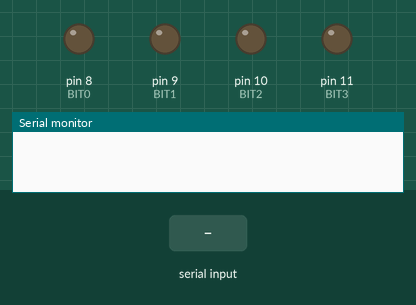
A sketch run on a simulated Arduino Uno, built with avr-gcc and run on an emulated ATmega328P. Shown: output pins drawn as LEDs (lit = HIGH), the last lines printed to the serial monitor. Inputs (shaded band) come from the test bench. Pins used as bus, display or sensor lines are not drawn.

Above: at 1.2 s.
1.3 s: "0" received over Serial
At 1.53 s:
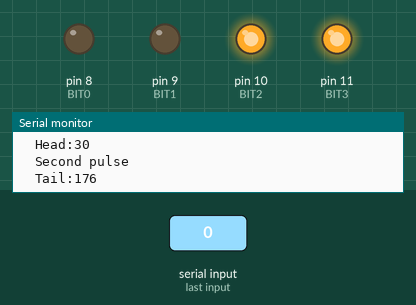
3.2 s: byte 97 ('a') received over Serial
At 4.8 s:
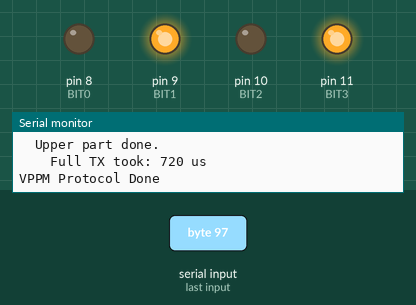
5.1 s: byte 98 ('b') received over Serial
At 6.2 s:
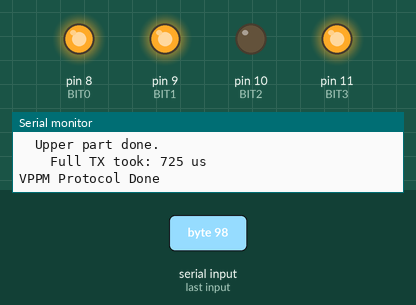
7.0 s: byte 100 ('d') received over Serial
At 8.6 s:
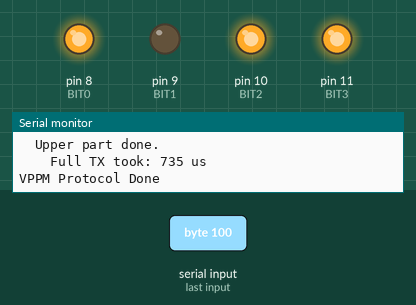
8.9 s: byte 101 ('e') received over Serial
At 10.3 s:
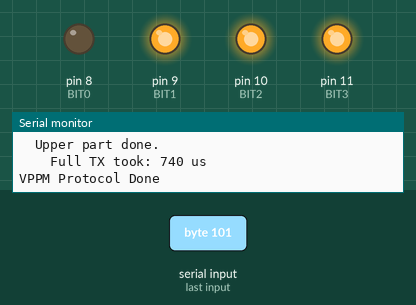
10.8 s: byte 102 ('f') received over Serial
At 11.8 s:
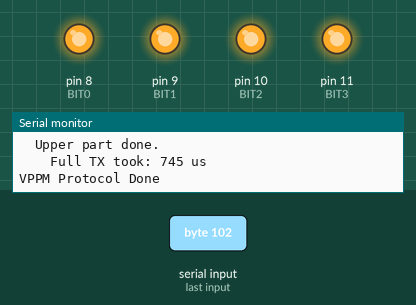
Timing chart, 0 to 13.7 s (numbered marks = the images above; inputs shaded):
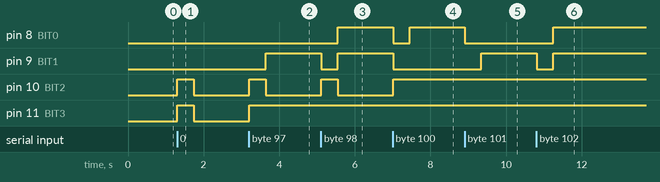

The sketch:

tx.ino
```cpp
// VPPM PARAMETERS
#define ON_TIME 5 // 50ms
#define CD_TIME 10 // (ON_TIME << 1)
#define HEAD_BUFFER 10 // (ON_TIME << 1)
#define TAIL_BUFFER 10 //(ON_TIME << 1)
#define M (8) // 2^8, 8-bits
#define N 0xFF

// PHYSICAL PINOUT
#define BIT3 11
#define BIT2 10
#define BIT1 9
#define BIT0 8
#define TX_PIN 12
#define RX_PIN 7                    // pin 13 is Serial TX for Arduino Uno

// DEVICE INFORMATION
#define MASTER 0
#define DEV1 1
#define DEV2 2
#define SELF_ID MASTER              // ID NUMBER OF THE CURRENT DEVICE

// INSTRUCTION SET
typedef unsigned short INSTRUCTION;
#define DT_MASK 0xFF00
#define RS_MASK 0x00C0
#define RD_MASK 0x0030
#define OP_MASK 0x000E
#define OP_SHFT 1
#define RD_SHFT 4
#define RS_SHFT 6
#define DT_SHFT 8

#define opINV 0b000                 // do not use
#define opREAD 0b001                // reg read         --> [REG number]  [SELF ID] [DEV ID]    [001]
#define opACK 0b010                 // SEND ACK         --> [-0-]         [SELF ID] [MASTER ID] [010]
#define opACK_RELAY 0b011           // ACK is relayed   --> [#ID FROM]    [SELF ID] [MASTER ID] [011]
#define opLED_OFF 0b100             // LED OFF          --> [#LED NUMBER] [SELF ID] [DEV ID]    [100]
#define opCUSTOM 0b101              // Custom
#define opLED_ON 0b110              // LED ON           --> [#LED NUMBER] [SELF ID] [DEV ID]    [110]
#define opCHAR 0b111                // send "character" --> [ASCII CODE]  [SELF ID] [DEV ID]    [111]

// Instruction is divided into two parts
#define I0_MASK 0x00FF              // Mask for lower bits
#define I1_MASK 0xFF00              // Mask for higher bits
#define I_SHIFT 8                   // Shift value for higher bits

/*
// TODO: Finish ISA first then do this.
// Interrupts Control
#include <TimerTwo.h>
volatile bool TIMEOUT = false;
volatile bool ACK = false;
*/

// Timers and Registers
#include <Chrono.h>
Chrono timeReg, VPPM_TIME_REG;
int headStart, headEnd, posEdge, negEdge, tailTime = 0;     // timeReg
int protocolStart, lowerInstEnd, upperInstEnd = 0;          // VPPM_TIME_REG
char incomingByte = 0;                                      // Serial Read Char Buffer


// Print Some Information about the current configuration
void printConfig(void){
  Serial.println("");
  Serial.println("Config:");
  Serial.print("M: "); Serial.println(M);
  Serial.print("N: "); Serial.println(N);
  Serial.print("ON TIME: "); Serial.println(ON_TIME);
  Serial.print("CD TIME: "); Serial.println(CD_TIME);
  Serial.print("Max VPPM Time:");
  Serial.println(N * ON_TIME);
}


/* ACK HANDLER AFTER FINISHING ISA PART

// Interrupt Service Routine for RX
void RX_ISR(){
  // Check if RX received ACK.

  // TODO: Re-implement RX but only checking ACK signals
}


// After X amount of time, if !ACK --> TIMEOUT
void TIMEOUT_ISR() {
  TIMEOUT = true;
}
*/

void setup() {

  // Set Serial Monitor
  Serial.begin(9600);

  // Reset Device LEDs
  pinMode(BIT3, OUTPUT);
  pinMode(BIT2, OUTPUT);
  pinMode(BIT1, OUTPUT);
  pinMode(BIT0, OUTPUT);

  // Set and initialize TX and RX Pins
  pinMode(TX_PIN, OUTPUT); digitalWrite(TX_PIN, LOW); // PIN 12
  pinMode(RX_PIN, INPUT);                             // PIN 7


  // TODO: After ISA is done, do ACK handling using HW and Timer Interrupts

/*
  // Attach the (hardware) interrupt to the RX pin
  attachInterrupt(digitalPinToInterrupt(RX_PIN), RX_ISR, CHANGE);
  Timer2.attachInterrupt(TIMEOUT_ISR);
  Timer2.initialize(1000000); // Set to interrupt after 1 second

  // Disable Interrupts for now
  noInterrupts();
 */

}

// Encodes the DT, RS, RD, and OP into an instruction. [return: 16-bits]
INSTRUCTION TX_Encode (byte data, byte source, byte destination, byte opcode){
    INSTRUCTION t_data = data << DT_SHFT;
    INSTRUCTION t_source = source << RS_SHFT;
    INSTRUCTION t_destination = destination << RD_SHFT;
    INSTRUCTION t_opcode = opcode << OP_SHFT;
    return (t_data | t_source | t_destination | t_opcode); // Return the encoded instruction in 16-bits
}


// TODO: be able to handle two 8-bit split of the full 16-bit instruction...
// Decodes the instruction received from TX, returns values of RD, RS, DT, and OP.
void RX_Decode(INSTRUCTION instruction, byte *RD, byte *RS, byte *DT, byte *OP){

    // Extract Values
    unsigned data = (instruction & DT_MASK) >> DT_SHFT;
    unsigned source = (instruction & RS_MASK) >> RS_SHFT;
    unsigned destination = (instruction & RD_MASK) >> RD_SHFT;
    unsigned opcode = (instruction & OP_MASK) >> OP_SHFT;

    // "Return" values to outside
    *OP = opcode;
    *DT = data;
    *RS = source;
    *RD = destination;
}

// Actually transmit 8-bits of the instruction (either upper or lower halves)
void TX_Transmit(byte i){
  // Change this to match instruction set
  digitalWrite(BIT3, (i & 0x8));
  digitalWrite(BIT2, (i & 0x4));
  digitalWrite(BIT1, (i & 0x2));
  digitalWrite(BIT0, (i & 0x1));

  // Reset timer
  timeReg.restart();

  // First Pulse
  Serial.println("  First pulse");
  digitalWrite(TX_PIN,HIGH);
  delay(ON_TIME);
  digitalWrite(TX_PIN,LOW);
  delay(HEAD_BUFFER);

  headEnd = timeReg.elapsed();
  Serial.print("  Head:"); Serial.println(headEnd);


  // Wait For Second Pulse Position
  delay((i*ON_TIME)+1);

  // At right time, send Second Pulse
  Serial.println("  Second pulse");
  digitalWrite(TX_PIN,HIGH);
  delay(ON_TIME);
  digitalWrite(TX_PIN,LOW);

  tailTime = timeReg.elapsed();
  Serial.print("  Tail:"); Serial.println(tailTime);

  // TODO: check if this is necessary
  delay(CD_TIME);

  // Allow enough time for RX to process before sending another in burst
  delay(200);
}


// Wrapper function for transmitting information.
void TX_Commit(byte RD, byte RS, byte DT, byte OP){
  INSTRUCTION instruction = TX_Encode(DT, RS, RD, OP);    // Encode the instruction (16-bits)

  // Divide instruction into two parts
  byte inst0 = instruction & I0_MASK;                     // Inst part 1 (8-bits)
  byte inst1 = (instruction & I1_MASK) >> I_SHIFT;        // Inst part 2 (8-bits)

  // For debugging: show the full instruction and its partitions
  Serial.print("Encoded instruction:");Serial.println(instruction);
  Serial.print("Lower Instruction:"); Serial.println(inst0);
  Serial.print("Upper Instruction:"); Serial.println(inst1);


  // Actual transmittion of the instruction into two 8-bit parts
  VPPM_TIME_REG.restart(); // reset the VPPM time register
  protocolStart = VPPM_TIME_REG.elapsed();

  TX_Transmit(inst0);   // Transmit lower 8 bits
  lowerInstEnd = VPPM_TIME_REG.elapsed();
  Serial.println("  Lower part done.");
  Serial.print("    Lower part took: "); Serial.print(lowerInstEnd-protocolStart); Serial.println(" us.");

  delay(50); // Test this

  TX_Transmit(inst1); // transmit higher 8 bits
  upperInstEnd = VPPM_TIME_REG.elapsed();
  Serial.println("  Upper part done.");
  Serial.print("    Full TX took: ");Serial.print(upperInstEnd-protocolStart); Serial.println(" us");
  Serial.println("VPPM Protocol Done");
}

void loop() {
// ONLY MASTER CAN SEND INSTRUCTIONS, ONLY SLAVES CAN SEND ACK
#if (SELF_ID == MASTER)
  // Just the interface...
  if (Serial.available()){
    incomingByte = (char)Serial.read();
    if (incomingByte) {
      Serial.print((char)incomingByte);
    }
    Serial.println("");

    switch(incomingByte){
      case '0': {TX_Commit(DEV1, MASTER, 0, opLED_ON); break;}
      case '1': {TX_Commit(DEV1, MASTER, 1, opLED_ON); break;}
      case '2': {TX_Commit(DEV1, MASTER, 2, opLED_ON); break;}
      case '3': {TX_Commit(DEV1, MASTER, 3, opLED_ON); break;}
      case '4': {TX_Commit(DEV1, MASTER, 4, opLED_ON); break;}
      case '5': {TX_Commit(DEV1, MASTER, 5, opLED_ON); break;}
      case '6': {TX_Commit(DEV1, MASTER, 6, opLED_ON); break;}
      case '7': {TX_Commit(DEV1, MASTER, 7, opLED_ON); break;}
      case '8': {TX_Commit(DEV1, MASTER, 8, opLED_ON); break;}
      case '9': {TX_Commit(DEV1, MASTER, 9, opLED_ON); break;}
      case 'a': {TX_Commit(DEV1, MASTER, 10, opLED_ON); break;}
      case 'b': {TX_Commit(DEV1, MASTER, 11, opLED_ON); break;}
      case 'c': {TX_Commit(DEV1, MASTER, 12, opLED_ON); break;}
      case 'd': {TX_Commit(DEV1, MASTER, 13, opLED_ON); break;}
      case 'e': {TX_Commit(DEV1, MASTER, 14, opLED_ON); break;}
      case 'f': {TX_Commit(DEV1, MASTER, 15, opLED_ON); break;}

      case 'q': {TX_Commit(DEV1, MASTER, 2, opLED_OFF); break;}        // Turn off BIT2 of DEV1 (under testing)

      case 'z': {TX_Commit(DEV1, MASTER, 255, opLED_ON); break;}      // LED open given 255 value for DT
      case 'p': {printConfig(); break;}                               // Print Configurations (no pulses)
      case 'x': {TX_Transmit(255); break;}                            // Raw send 255 using VPPM (1 phase only)

      default: ; // Do nothing for NULL string
    }
  }
#endif

#if (SELF_ID == DEV1)

#endif
}
```

Measured:
- after the input at 1.3 s, pin 10 (BIT2), pin 11 (BIT3): LOW → HIGH at once, → LOW 0.44 s later
- after the input at 3.2 s, pin 9 (BIT1): LOW → HIGH after 0.45 s; pin 10 (BIT2): LOW → HIGH at once, → LOW 0.44 s later; pin 11 (BIT3): LOW → HIGH at once
- after the input at 5.1 s, pin 8 (BIT0): LOW → HIGH after 0.45 s; pin 9 (BIT1): HIGH → LOW at once, → HIGH 0.44 s later; pin 10 (BIT2): LOW → HIGH at once, → LOW 0.44 s later
- after the input at 7.0 s, pin 8 (BIT0): HIGH → LOW at once, → HIGH 0.44 s later; pin 9 (BIT1): HIGH → LOW at once; pin 10 (BIT2): LOW → HIGH at once
- after the input at 8.9 s, pin 8 (BIT0): HIGH → LOW at once; pin 9 (BIT1): LOW → HIGH after 0.45 s
- after the input at 10.8 s, pin 8 (BIT0): LOW → HIGH after 0.45 s; pin 9 (BIT1): HIGH → LOW at once, → HIGH 0.44 s later
